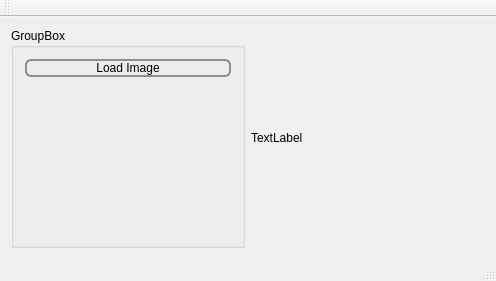
<?xml version="1.0" encoding="UTF-8"?>
<ui version="4.0">
 <class>GuiHomeWork1Class</class>
 <widget class="QMainWindow" name="GuiHomeWork1Class">
  <property name="geometry">
   <rect>
    <x>0</x>
    <y>0</y>
    <width>496</width>
    <height>281</height>
   </rect>
  </property>
  <property name="windowTitle">
   <string>GuiHomeWork1</string>
  </property>
  <property name="styleSheet">
   <string notr="true">/*  Button */
QPushButton {
    border: 2px solid #8f8f91;
    border-radius: 6px;
    background-color: qlineargradient(x1: 0, y1: 0, x2: 0, y2: 1,
                                      stop: 0 #f6f7fa, stop: 1 #dadbde);
    min-width: 80px;
}

QPushButton:pressed {
    background-color:rgb(170, 170, 255)
}
/* Group Control*/
QGroupBox[IsControl]{
    border: 2px solid #8f8f91;
   border-radius: 6px;
    background-color: qlineargradient(x1: 0, y1: 0, x2: 0, y2: 1,
                                      stop: 0 #f6f7fa, stop: 1 #dadbde);
    min-width: 80px;
}
/* Group Display */
QGroupBox[IsDisplay]{
    border: 2px solid #8f8f91;
    border-radius: 6px;
    background-color:rgb(181, 181, 181)
}

/*  Progress */

QProgressBar[IsFailed ]::chunk {
      background-color: rgb(203, 0, 0);
      width: 20px;
      margin: 0.5px;
}

QProgressBar[IsFailed ]{
      border: 2px solid grey;
     border-radius: 5px;
     text-align: center;
}

QProgressBar[IsPassed ]::chunk {
      background-color: rgb(0, 220, 0);
      width: 20px;
      margin: 0.5px;
}

QProgressBar[IsPassed ]{
      border: 2px solid grey;
     border-radius: 5px;
     text-align: center;
}

/* QLabel */
QLabel[IsPassed]{
     border: 4px solid green;
     border-radius: 4px;
     padding: 2px;
}

QLabel[IsFailed]{
     border: 4px solid red;
     border-radius: 4px;
     padding: 2px;
}

</string>
  </property>
  <widget class="QWidget" name="centralWidget">
   <layout class="QGridLayout" name="gridLayout_2">
    <item row="0" column="0">
     <widget class="QGroupBox" name="groupBox">
      <property name="title">
       <string>GroupBox</string>
      </property>
      <layout class="QGridLayout" name="gridLayout">
       <item row="0" column="0">
        <widget class="QPushButton" name="btn_LoadImage">
         <property name="text">
          <string>Load Image</string>
         </property>
        </widget>
       </item>
       <item row="1" column="0">
        <spacer name="verticalSpacer">
         <property name="orientation">
          <enum>Qt::Vertical</enum>
         </property>
         <property name="sizeHint" stdset="0">
          <size>
           <width>20</width>
           <height>145</height>
          </size>
         </property>
        </spacer>
       </item>
      </layout>
     </widget>
    </item>
    <item row="0" column="1">
     <widget class="ImgView" name="label">
      <property name="autoFillBackground">
       <bool>true</bool>
      </property>
      <property name="text">
       <string>TextLabel</string>
      </property>
     </widget>
    </item>
   </layout>
  </widget>
  <widget class="QMenuBar" name="menuBar">
   <property name="geometry">
    <rect>
     <x>0</x>
     <y>0</y>
     <width>496</width>
     <height>21</height>
    </rect>
   </property>
  </widget>
  <widget class="QToolBar" name="mainToolBar">
   <attribute name="toolBarArea">
    <enum>TopToolBarArea</enum>
   </attribute>
   <attribute name="toolBarBreak">
    <bool>false</bool>
   </attribute>
  </widget>
  <widget class="QStatusBar" name="statusBar"/>
 </widget>
 <layoutdefault spacing="6" margin="11"/>
 <customwidgets>
  <customwidget>
   <class>ImgView</class>
   <extends>QLabel</extends>
   <header>imgview.h</header>
  </customwidget>
 </customwidgets>
 <resources>
  <include location="GuiHomeWork1.qrc"/>
 </resources>
 <connections/>
</ui>
